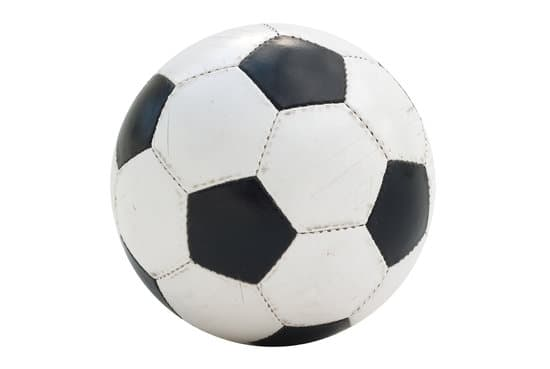
#> input picture S06/balon.jpg, 550 x 369 px
$ python Harris_scikit_image.py
#> lines starting #> are read from the running program, lines starting #| are printed output that depends on the picture; after the words box and inside, x2 and y2 are one past the last pixel; in counts of white or black regions, pixels touching at a corner belong together
from skimage.io import imread
from skimage.color import rgb2gray
from skimage.feature import corner_harris
import matplotlib.pyplot as plt
import numpy as np
import os

ruta_script = os.path.dirname(os.path.abspath(__file__))
ruta_imagen = os.path.join(ruta_script, "balon.jpg")

image = imread(ruta_imagen)
#> image is the input picture: shape (369, 550, 3); mean R, G, B 221.5, 221.6, 221.2

image_gray = rgb2gray(image)

corners = corner_harris(image_gray, k=0.001)
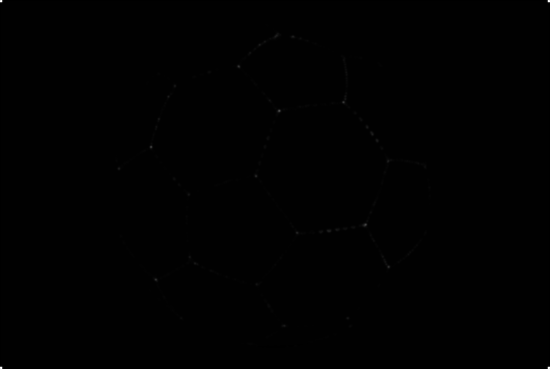
#> corners: shape (369, 550) float64; min -0.0557, max 10.15, mean 0.00388; drawn with min black and max white

image_copy = image.copy()

image_copy[corners > 0.01 * corners.max()] = [255, 0, 0]
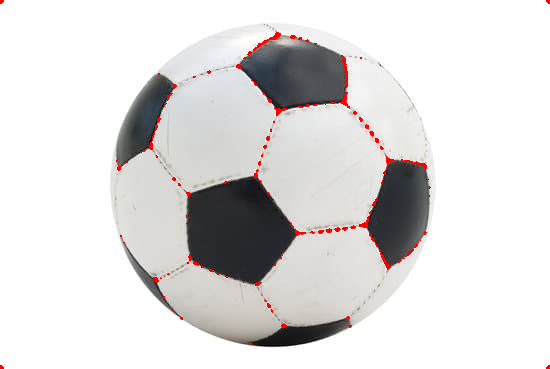
#> image_copy: shape (369, 550, 3); 0.83% of pixels changed, all inside (x1, y1, x2, y2) = (0, 0, 550, 369)

plt.figure(figsize=(10, 6))
plt.imshow(image_copy)
plt.title("Detector de Esquinas de Harris")
plt.axis("off")
plt.show()
